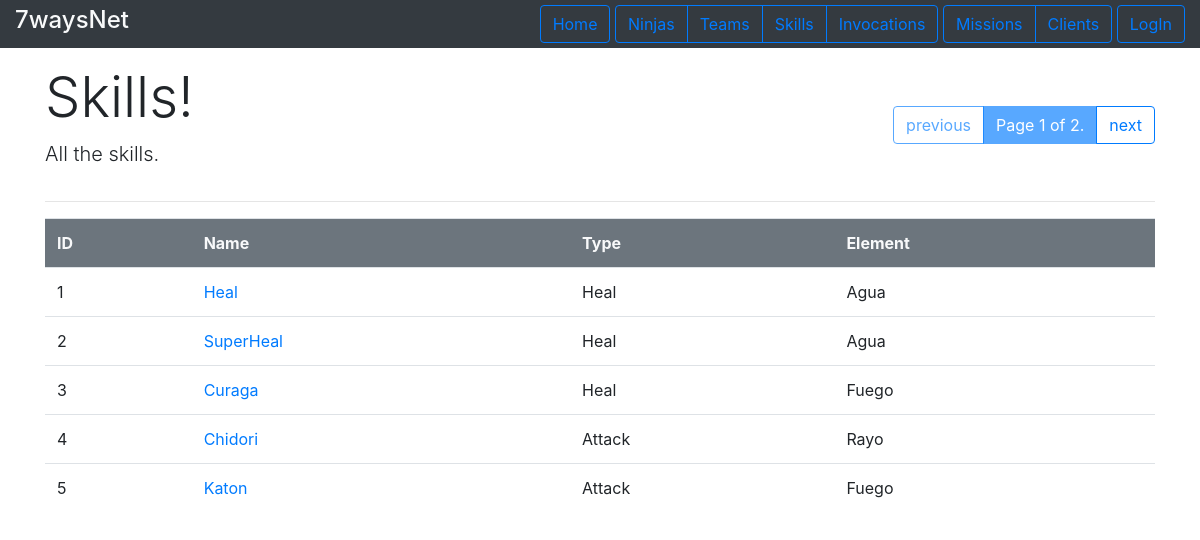
/skills/allSkills/, run on the app's committed database.
### skills/models.py (models this page shows, shortened)
class Skill(models.Model):
    name = models.CharField(max_length=200)
    chakra_required = models.IntegerField()
    belong_to_the_village = models.BooleanField()
    element = models.CharField(max_length=50)
    def specific_type(self):
        types = [AttackSkill,HealSkill]
        specific_skill = self
        for type in types:
            try:
                specific_skill=type.objects.get(pk=self.pk)
                break
            except: pass
        return specific_skill

### skills/views.py (the view)
# urls.py: path('allSkills/', views.ShowAllSkillsView.as_view(), name='show_all_skills'),
class ShowAllSkillsView(generic.ListView):
    template_name = 'skills/show_all_skills.html'
    context_object_name = 'all_skills_list'
    paginate_by = 5
    def get_queryset(self):
        return Skill.objects.all()

### skills/models.py (called while the page is built)
    def class_name(self):
        return "Attack"

    def class_name(self):
        return "Heal"

### skills/templates/skills/show_all_skills.html (shortened to what this page needs)
{%extends 'base_list.html'%}
{% block listheader %}
    <div>
        <h1 class="display-4"> Skills! </h1>
        <p class="lead"> All the skills.</p>
    </div>
{% endblock %}
{%  block content %}
{% if all_skills_list %}
    <table class="table">
        <tr class="bg-secondary text-light ">
            <th>ID</th><th>Name</th> <th>Type</th><th>Element</th>
        </tr>
        {% for skill in all_skills_list %}
            <tr>
                <td> {{skill.id}}</td>
                {% if skill.specific_type.class_name == "Attack" %}
                    <td><a href="{% url 'skills:attack_skill_detail' skill.pk %}"> {{skill.name}}</a></td>
                    <td> {{skill.specific_type.class_name}} </td>
                {% else %}
                    <td><a href="{% url 'skills:heal_skill_detail' skill.pk %}"> {{skill.name}}</a></td>
                    <td> {{skill.specific_type.class_name}} </td>
                {% endif %}
                <td>{{skill.element}} </td>
            </tr>
        {% endfor %}
    </table>
{% else %}
    <p>No skills in database.</p>
{% endif %}
{% endblock%}

### data on the page
Skill: id "1", name "Heal", specific_type.class_name "Heal", element "Agua"
Skill: id "2", name "SuperHeal", specific_type.class_name "Heal", element "Agua"
Skill: id "3", name "Curaga", specific_type.class_name "Heal", element "Fuego"
Skill: id "4", name "Chidori", specific_type.class_name "Attack", element "Rayo"
Skill: id "5", name "Katon", specific_type.class_name "Attack", element "Fuego"

### other printed values
{{ page_obj.number }} "1"
{{ page_obj.paginator.num_pages }} "2"
